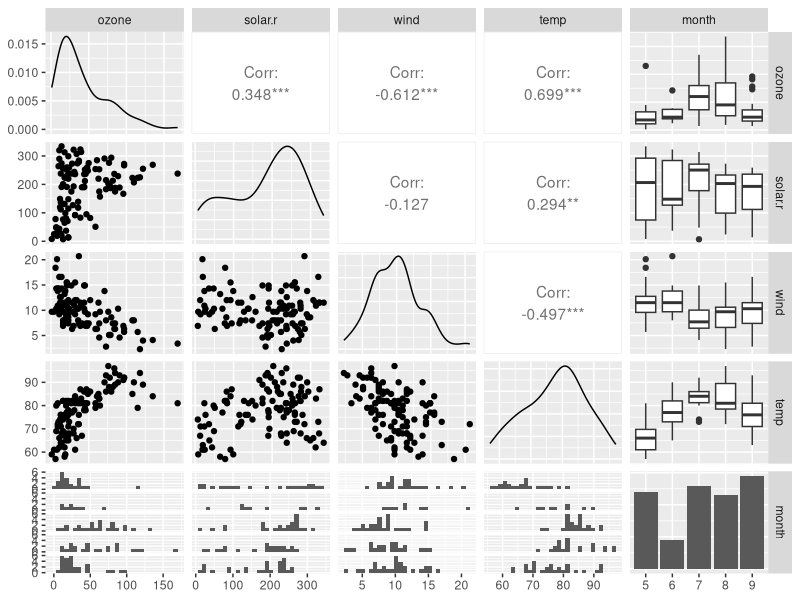

Write the R code that produced this figure.
## ---- chunk 1
# install.packages("dplyr")
# install.packages("GGally")
# install.packages("ggplot2")
## ---- chunk 2
# Załadowanie pakietów
library(dplyr)
library(GGally)
library(ggplot2)
## ---- chunk 3
colnames(airquality) <- tolower(colnames(airquality))
air <- airquality |>
  as_tibble() |>
  na.omit() |> 
  select(-day) |> 
  mutate(month = factor(month)) 
## ---- chunk 4
air |> 
  is.na() |> 
  as_tibble() |> 
  summarise_all(sum)
## ---- chunk 5
#| echo: false
ggpairs(air)
## ---- chunk 6
model <- lm(ozone ~ solar.r + wind + temp + month, data = air)
## ---- chunk 7
#| echo: false
summary(model)
## ---- chunk 8
new_data <- data.frame(
  solar.r = mean(air$solar.r),
  wind = mean(air$wind),
  temp = mean(air$temp),
  month = factor(c(5))  # Naszym przykładowym miesiącem będzie maj
)
## ---- chunk 9
predictions <- predict(model, newdata = new_data)
## ---- chunk 10
#| echo: false
print(predictions)
## ---- chunk 11
months <- levels(air$month)
predictions_monthly <- data.frame(month = months, prediction = NA)
## ---- chunk 12
for (i in 1:length(months)) {
  new_data <- data.frame(
    solar.r = mean(air$solar.r),
    wind = mean(air$wind),
    temp = mean(air$temp),
    month = factor(months[i])
  )
  
# Prognoza dla każdego miesiąca
predictions_monthly$prediction[i] <- predict(model, newdata = new_data)
}
